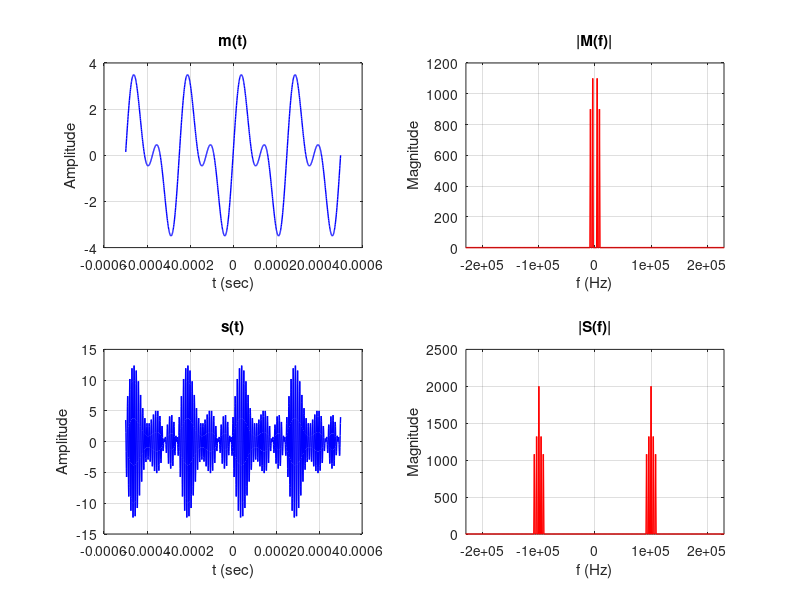

Recreate this plot in MATLAB. (Note: this script raises an error after producing the figure.)
clc; clear; close all;

fs = 1e6;
t = -0.0005+1/fs : 1/fs : 0.0005;

N = length(t);
f = (-N/2:N/2-1)*fs/N;

mt = 2.2*sin(2*pi*4e3*t) + 1.8*sin(2*pi*8e3*t);

Ac = 2;
fc = 1e5;
Ka = 0.6;
ct = Ac*cos(2*pi*fc*t);

st = Ac*(1 + Ka*mt).*ct;

figure

subplot(2,2,1)
plot(t, mt, 'b', 'LineWidth', 1)
grid on
title('m(t)')
xlabel('t (sec)')
ylabel('Amplitude')

subplot(2,2,2)
plot(f, abs(fftshift(fft(mt))), 'r', 'LineWidth', 1)
grid on
title('|M(f)|')
xlabel('f (Hz)')
ylabel('Magnitude')
xlim([-2*fc-3e4 2*fc+3e4])

subplot(2,2,3)
plot(t, st, 'b', 'LineWidth', 1)
grid on
title('s(t)')
xlabel('t (sec)')
ylabel('Amplitude')

subplot(2,2,4)
plot(f, abs(fftshift(fft(st))), 'r', 'LineWidth', 1)
grid on
title('|S(f)|')
xlabel('f (Hz)')
ylabel('Magnitude')
xlim([-2*fc-3e4 2*fc+3e4])

sgtitle('Lab 4 HW1: AM Modulation (Ka = 0.6, Over-modulation)')
